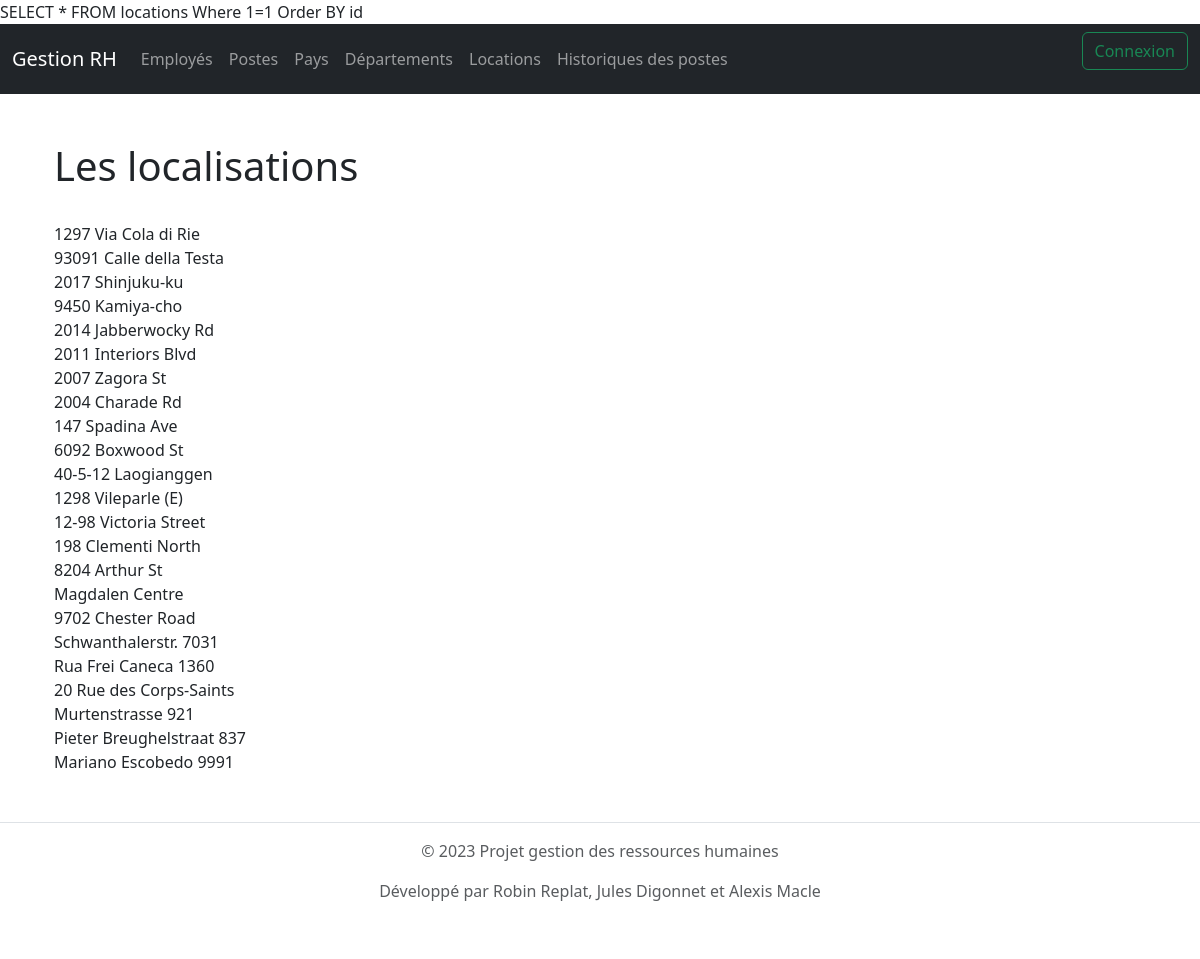
Before: /locations with the older database file.
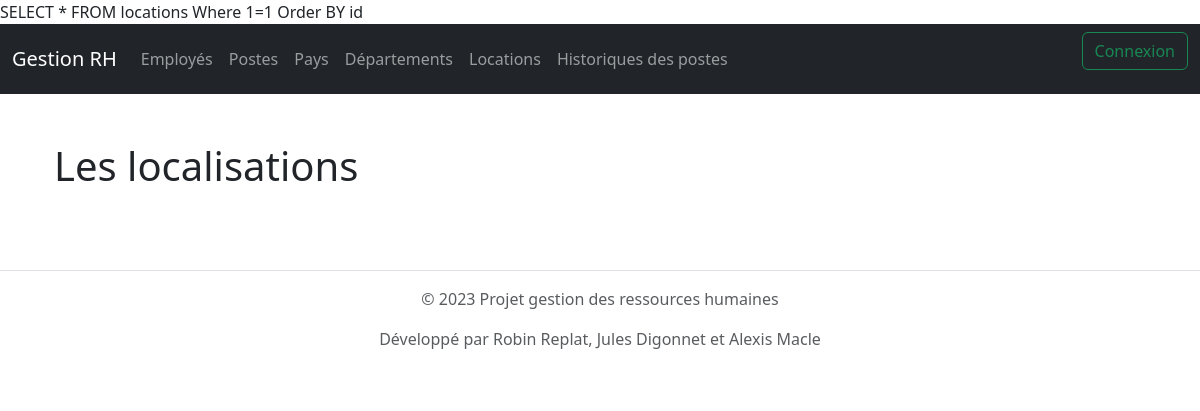
After: the same page with the newer database file.
### tables this page shows
CREATE TABLE `locations` (
  `id` int NOT NULL,
  `STREET_ADDRESS` varchar(255) NOT NULL,
  `POSTAL_CODE` varchar(255) NOT NULL,
  `CITY` varchar(255) NOT NULL,
  `STATE_PROVINCE` varchar(255) DEFAULT NULL,
  `COUNTRY_ID` int NOT NULL
);

### src/controllers/locations.php (called while the page is built, shortened)
<?php
class locations extends controller
{
    var $location;
    public function __construct()
    {
        $this->location = $this->models['location'];
    }
    public function index(): void
    {
        $d = [];
        $d['locations'] = $this->location->getAlllocations();
        $this->render('index');
    }
}

### src/core/model.php (called while the page is built, shortened)
<?php
class Model
{
    public $table;
    public $conf = "default";
    public $db;
    function __construct()
    {
        $conf = conf::$databases[$this->conf];
        try {
            $this->db = new PDO(
                'mysql:host=' . $conf['host'] . ';dbname=' . $conf['database'],
                $conf['public'],
                $conf['password'],
                array(
                    PDO::MYSQL_ATTR_INIT_COMMAND => 'SET NAMES utf8',
                    PDO::ATTR_ERRMODE => PDO::ERRMODE_WARNING
                )
            );
        } catch (PDOException $e) {
            print "Erreur !: " . $e->getMessage() . "<br/>";
            die();
        }
    }
    function find($data)
    {
        $fields = "*";
        $inner = " ";
        $union = " ";
        $group = " ";
        $condition = "1=1";
        $order = "id";
        $limit = " ";
        if (isset($data['order'])) {
            $order = $data['order'];
        }
        $sql = 'SELECT ' . $fields .
            ' FROM ' . $this->table .
            '  ' . $inner .
            ' Where ' . $condition .
            ' ' . $union .
            ' ' . $group .
            ' Order BY ' . $order .
            ' ' . $limit;
        $stmt = $this->db->prepare($sql);
        if ($stmt->execute()) {
            $data = $stmt->fetchall(PDO::FETCH_OBJ);
            return $data;
        } else {
            echo "<br/> erreur SQL";
        }
    }
}

### src/models/location.php (called while the page is built, shortened)
<?php
class location extends Model
{
    public function getAlllocations(): false|array|null
    {
        return $this->find(array(
            "order" => ' id',
        ));
    }
}

### src/views/locations/index.php (the view)
<div class="container-fluid !direction !spacing">
    <div class="row">
        <div class="col">
            <br>
            <h1> Les localisations </h1>
            <br>
            <?php
            foreach ($locations as $l) {
                echo $l->STREET_ADDRESS ."<br>";
            }
            ?>
            <br>
        </div>
    </div>
</div>

Changed rows visible on the page:
removed locations: STREET_ADDRESS "1297 Via Cola di Rie"
removed locations: STREET_ADDRESS "93091 Calle della Testa"
removed locations: STREET_ADDRESS "2017 Shinjuku-ku"
removed locations: STREET_ADDRESS "9450 Kamiya-cho"
removed locations: STREET_ADDRESS "2014 Jabberwocky Rd"
removed locations: STREET_ADDRESS "2011 Interiors Blvd"
removed locations: STREET_ADDRESS "2007 Zagora St"
removed locations: STREET_ADDRESS "2004 Charade Rd"
removed locations: STREET_ADDRESS "147 Spadina Ave"
removed locations: STREET_ADDRESS "6092 Boxwood St"
removed locations: STREET_ADDRESS "40-5-12 Laogianggen"
removed locations: STREET_ADDRESS "1298 Vileparle (E)"
removed locations: STREET_ADDRESS "12-98 Victoria Street"
removed locations: STREET_ADDRESS "198 Clementi North"
removed locations: STREET_ADDRESS "8204 Arthur St"
removed locations: STREET_ADDRESS "Magdalen Centre"
removed locations: STREET_ADDRESS "9702 Chester Road"
removed locations: STREET_ADDRESS "Schwanthalerstr. 7031"
removed locations: STREET_ADDRESS "Rua Frei Caneca 1360"
removed locations: STREET_ADDRESS "20 Rue des Corps-Saints"
removed locations: STREET_ADDRESS "Murtenstrasse 921"
removed locations: STREET_ADDRESS "Pieter Breughelstraat 837"
removed locations: STREET_ADDRESS "Mariano Escobedo 9991"
